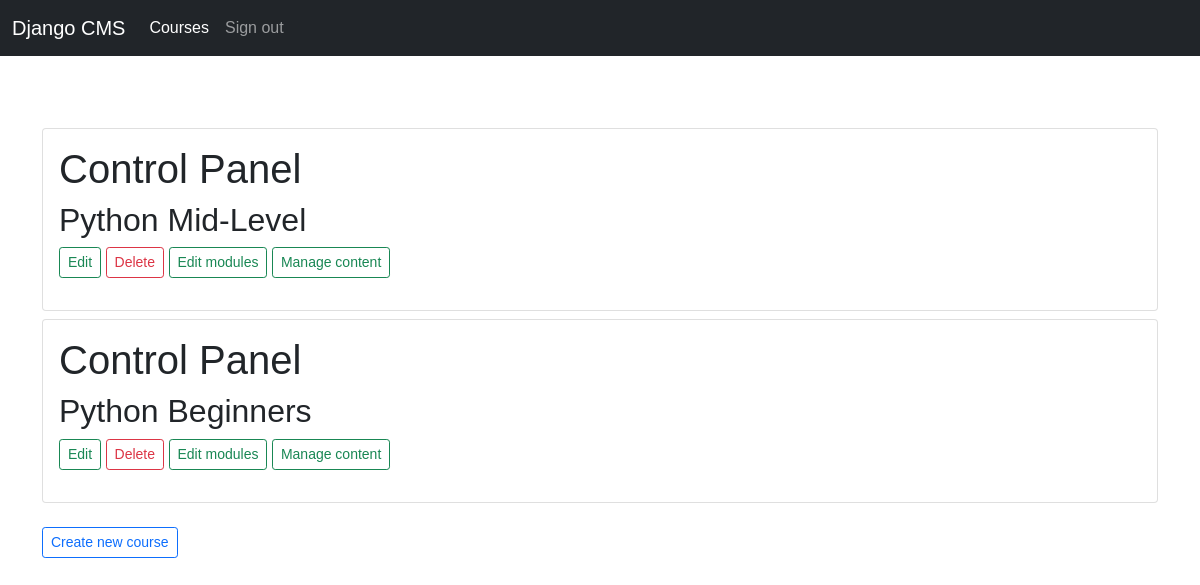
Page /course/mine/ (signed in) on the earlier database version.
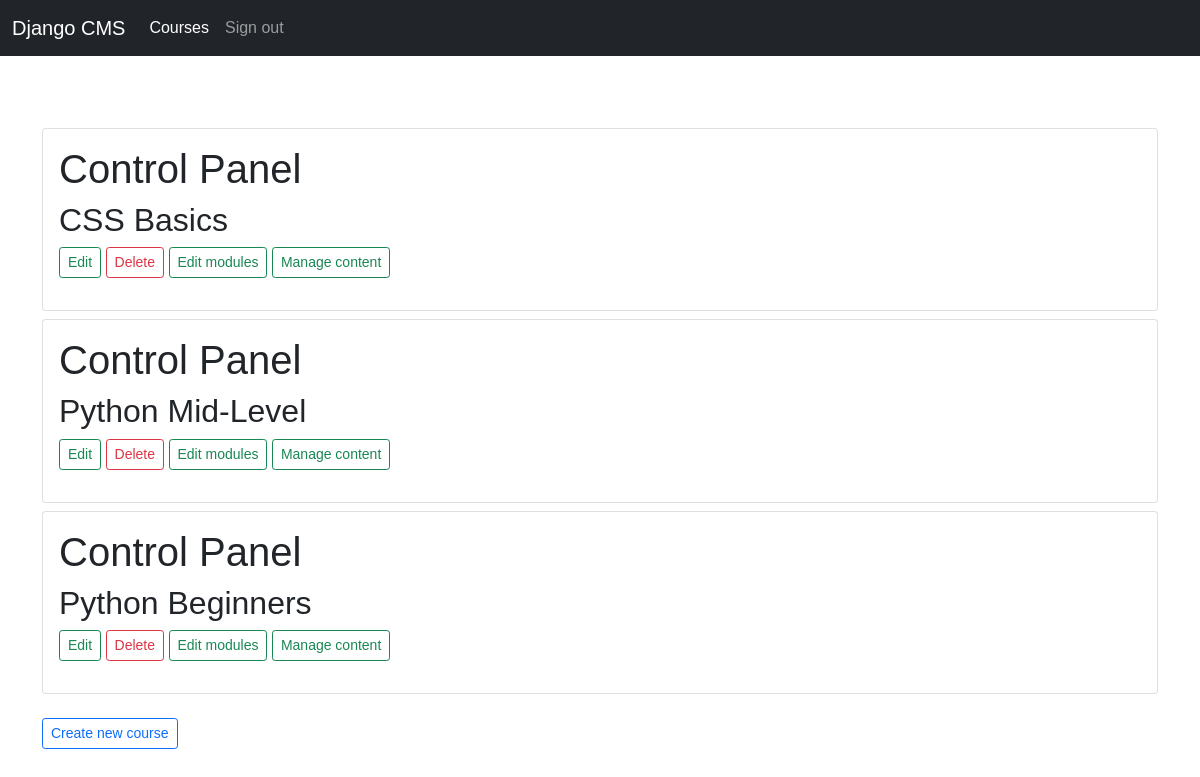
Same page on the later database version.
### courses/models.py (models this page shows, shortened)
class Course(models.Model):
    owner = models.ForeignKey(
        User, related_name="courses_created", on_delete=models.CASCADE
    )
    subject = models.ForeignKey(
        Subject, related_name="courses", on_delete=models.CASCADE
    )
    title = models.CharField(max_length=200)
    slug = models.SlugField(max_length=200, unique=True)
    overview = models.TextField()
    created = models.DateTimeField(auto_now_add=True)
    students = models.ManyToManyField(User, related_name="courses_joined", blank=True)
    class Meta:
        ordering = ["-created"]

### courses/views.py (the view)
# urls.py: path("mine/", views.ManageCourseListView.as_view(), name="manage_course_list"),
class ManageCourseListView(OwnerCourseMixin, ListView):
    template_name = "courses/manage/course/list.html"

### courses/views.py (called while the page is built)
    def get_queryset(self):
        qs = super(OwnerMixin, self).get_queryset()
        return qs.filter(owner=self.request.user)

### courses/templates/courses/manage/course/list.html (shortened to what this page needs)
{% extends "base.html" %}
{% block content %}
    <div class="row">
        <div class="col-md-12">
            {% for course in object_list %}
                <div class="card mb-2">
                    <div class="card-body">
                        <h1>Control Panel</h1>
                        <h2>{{ course.title }}</h2>
                        <p>
                            <a href="{% url "course_edit" course.id %}" class="btn btn-outline-success btn-sm">Edit</a>
                            <a href="{% url "course_delete" course.id %}"
                               class="btn btn-outline-danger btn-sm">Delete</a>
                            <a href="{% url "course_module_update" course.id %}" class="btn btn-outline-success btn-sm">Edit
                                modules</a>
                            {% if course.modules.count > 0 %}
                                <a href="{% url "module_content_list" course.modules.first.id %}"
                                   class="btn btn-outline-success btn-sm">Manage content</a>
                            {% endif %}
                        </p>
                    </div>
                </div>
            {% empty %}
                <p>You haven't created any courses yet.</p>
            {% endfor %}
            <a href="{% url "course_create" %}" class="btn btn-outline-primary btn-sm mt-3">Create new course</a>
        </div>
    </div>
{% endblock %}

Differences in the rows shown:
added Course: title "CSS Basics", shows "Manage content"
